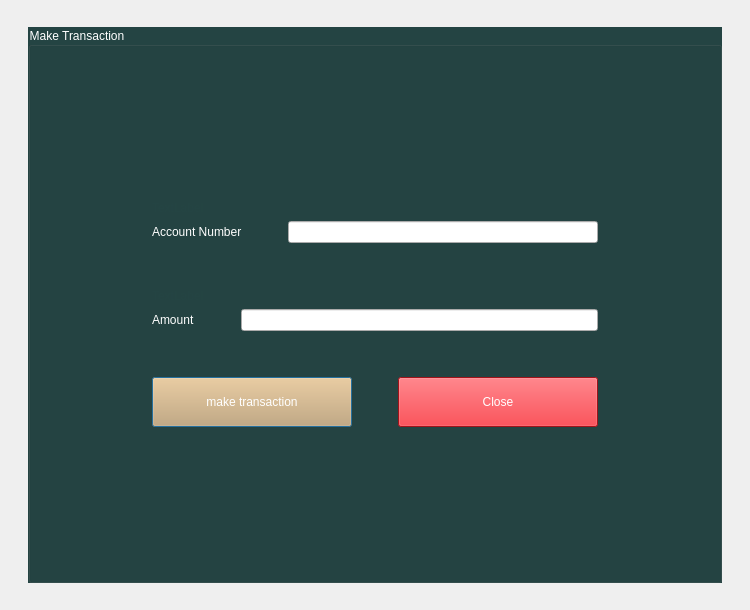
<?xml version="1.0" encoding="UTF-8"?>
<ui version="4.0">
 <class>makeTransaction</class>
 <widget class="QDialog" name="makeTransaction">
  <property name="geometry">
   <rect>
    <x>0</x>
    <y>0</y>
    <width>750</width>
    <height>610</height>
   </rect>
  </property>
  <property name="windowTitle">
   <string>Dialog</string>
  </property>
  <property name="styleSheet">
   <string notr="true">QMainWindow{
	
	background-color: rgb(36, 68, 67);
	
	font: 500 14pt &quot;Ubuntu&quot;;
	color: rgb(255, 255, 255);
}
</string>
  </property>
  <layout class="QGridLayout" name="gridLayout_2">
   <item row="0" column="1">
    <spacer name="verticalSpacer_5">
     <property name="orientation">
      <enum>Qt::Vertical</enum>
     </property>
     <property name="sizeType">
      <enum>QSizePolicy::Fixed</enum>
     </property>
     <property name="sizeHint" stdset="0">
      <size>
       <width>20</width>
       <height>16</height>
      </size>
     </property>
    </spacer>
   </item>
   <item row="1" column="0">
    <spacer name="horizontalSpacer_7">
     <property name="orientation">
      <enum>Qt::Horizontal</enum>
     </property>
     <property name="sizeType">
      <enum>QSizePolicy::Fixed</enum>
     </property>
     <property name="sizeHint" stdset="0">
      <size>
       <width>17</width>
       <height>20</height>
      </size>
     </property>
    </spacer>
   </item>
   <item row="1" column="1">
    <widget class="QGroupBox" name="groupBox">
     <property name="styleSheet">
      <string notr="true">QGroupBox
{
	
	font: 500 14pt &quot;Ubuntu&quot;;
	
	color: rgb(255, 255, 255);
	background-color: rgb(36, 68, 67);
}</string>
     </property>
     <property name="title">
      <string>Make Transaction</string>
     </property>
     <layout class="QGridLayout" name="gridLayout">
      <item row="0" column="1">
       <spacer name="verticalSpacer_3">
        <property name="orientation">
         <enum>Qt::Vertical</enum>
        </property>
        <property name="sizeHint" stdset="0">
         <size>
          <width>20</width>
          <height>109</height>
         </size>
        </property>
       </spacer>
      </item>
      <item row="1" column="0">
       <spacer name="horizontalSpacer_5">
        <property name="orientation">
         <enum>Qt::Horizontal</enum>
        </property>
        <property name="sizeHint" stdset="0">
         <size>
          <width>91</width>
          <height>20</height>
         </size>
        </property>
       </spacer>
      </item>
      <item row="1" column="1">
       <layout class="QVBoxLayout" name="verticalLayout">
        <item>
         <widget class="QLabel" name="numChk">
          <property name="styleSheet">
           <string notr="true">QLabel
{
	
	color: rgb(36, 68, 67);
}</string>
          </property>
          <property name="text">
           <string>TextLabel</string>
          </property>
         </widget>
        </item>
        <item>
         <layout class="QHBoxLayout" name="horizontalLayout">
          <item>
           <widget class="QLabel" name="label">
            <property name="styleSheet">
             <string notr="true">QLabel
{
	
	font: 500 14pt &quot;Ubuntu&quot;;
	color: rgb(255, 255, 255);
}</string>
            </property>
            <property name="text">
             <string>Account Number</string>
            </property>
           </widget>
          </item>
          <item>
           <spacer name="horizontalSpacer">
            <property name="orientation">
             <enum>Qt::Horizontal</enum>
            </property>
            <property name="sizeType">
             <enum>QSizePolicy::Fixed</enum>
            </property>
            <property name="sizeHint" stdset="0">
             <size>
              <width>40</width>
              <height>20</height>
             </size>
            </property>
           </spacer>
          </item>
          <item>
           <widget class="QLineEdit" name="numBox"/>
          </item>
         </layout>
        </item>
        <item>
         <spacer name="verticalSpacer_2">
          <property name="orientation">
           <enum>Qt::Vertical</enum>
          </property>
          <property name="sizeType">
           <enum>QSizePolicy::Fixed</enum>
          </property>
          <property name="sizeHint" stdset="0">
           <size>
            <width>20</width>
            <height>40</height>
           </size>
          </property>
         </spacer>
        </item>
        <item>
         <widget class="QLabel" name="amountChk">
          <property name="styleSheet">
           <string notr="true">QLabel
{
	color: rgb(36, 68, 67);
}</string>
          </property>
          <property name="text">
           <string>TextLabel</string>
          </property>
         </widget>
        </item>
        <item>
         <layout class="QHBoxLayout" name="horizontalLayout_2">
          <item>
           <widget class="QLabel" name="label_2">
            <property name="styleSheet">
             <string notr="true">QLabel
{
	
	font: 500 14pt &quot;Ubuntu&quot;;
	color: rgb(255, 255, 255);
}</string>
            </property>
            <property name="text">
             <string>Amount</string>
            </property>
           </widget>
          </item>
          <item>
           <spacer name="horizontalSpacer_2">
            <property name="orientation">
             <enum>Qt::Horizontal</enum>
            </property>
            <property name="sizeType">
             <enum>QSizePolicy::Fixed</enum>
            </property>
            <property name="sizeHint" stdset="0">
             <size>
              <width>40</width>
              <height>20</height>
             </size>
            </property>
           </spacer>
          </item>
          <item>
           <widget class="QLineEdit" name="amountBox"/>
          </item>
         </layout>
        </item>
        <item>
         <spacer name="verticalSpacer">
          <property name="orientation">
           <enum>Qt::Vertical</enum>
          </property>
          <property name="sizeType">
           <enum>QSizePolicy::Fixed</enum>
          </property>
          <property name="sizeHint" stdset="0">
           <size>
            <width>20</width>
            <height>40</height>
           </size>
          </property>
         </spacer>
        </item>
        <item>
         <layout class="QHBoxLayout" name="horizontalLayout_3">
          <item>
           <widget class="QPushButton" name="makeTrans_btn">
            <property name="minimumSize">
             <size>
              <width>200</width>
              <height>50</height>
             </size>
            </property>
            <property name="styleSheet">
             <string notr="true">QPushButton{
border -raduis: 3px;
	background-color: rgb(211, 164, 103);
color: rgb(255, 255, 255);
font: 700 16pt &quot;Ubuntu Condensed&quot;;
}

QPushButton:hover{
	
	background-color: rgb(255, 163, 72);
}

QPushButton:pressed{
	background-color: rgb(87, 227, 137);
}</string>
            </property>
            <property name="text">
             <string>make transaction</string>
            </property>
           </widget>
          </item>
          <item>
           <spacer name="horizontalSpacer_3">
            <property name="orientation">
             <enum>Qt::Horizontal</enum>
            </property>
            <property name="sizeType">
             <enum>QSizePolicy::Fixed</enum>
            </property>
            <property name="sizeHint" stdset="0">
             <size>
              <width>40</width>
              <height>20</height>
             </size>
            </property>
           </spacer>
          </item>
          <item>
           <widget class="QPushButton" name="close_btn">
            <property name="minimumSize">
             <size>
              <width>200</width>
              <height>50</height>
             </size>
            </property>
            <property name="styleSheet">
             <string notr="true">QPushButton{
border -raduis: 3px;
	
	background-color: rgb(224, 27, 36);
color: rgb(255, 255, 255);
font: 700 16pt &quot;Ubuntu Condensed&quot;;
}

QPushButton:hover{
	
	
	background-color: rgb(246, 97, 81);
}

QPushButton:pressed{
	
	background-color: rgb(165, 29, 45);
}</string>
            </property>
            <property name="text">
             <string>Close</string>
            </property>
           </widget>
          </item>
         </layout>
        </item>
       </layout>
      </item>
      <item row="1" column="2">
       <spacer name="horizontalSpacer_4">
        <property name="orientation">
         <enum>Qt::Horizontal</enum>
        </property>
        <property name="sizeHint" stdset="0">
         <size>
          <width>91</width>
          <height>20</height>
         </size>
        </property>
       </spacer>
      </item>
      <item row="2" column="1">
       <spacer name="verticalSpacer_4">
        <property name="orientation">
         <enum>Qt::Vertical</enum>
        </property>
        <property name="sizeHint" stdset="0">
         <size>
          <width>20</width>
          <height>108</height>
         </size>
        </property>
       </spacer>
      </item>
     </layout>
    </widget>
   </item>
   <item row="1" column="2">
    <spacer name="horizontalSpacer_6">
     <property name="orientation">
      <enum>Qt::Horizontal</enum>
     </property>
     <property name="sizeType">
      <enum>QSizePolicy::Fixed</enum>
     </property>
     <property name="sizeHint" stdset="0">
      <size>
       <width>17</width>
       <height>20</height>
      </size>
     </property>
    </spacer>
   </item>
   <item row="2" column="1">
    <spacer name="verticalSpacer_6">
     <property name="orientation">
      <enum>Qt::Vertical</enum>
     </property>
     <property name="sizeType">
      <enum>QSizePolicy::Fixed</enum>
     </property>
     <property name="sizeHint" stdset="0">
      <size>
       <width>20</width>
       <height>16</height>
      </size>
     </property>
    </spacer>
   </item>
  </layout>
 </widget>
 <resources/>
 <connections/>
</ui>
